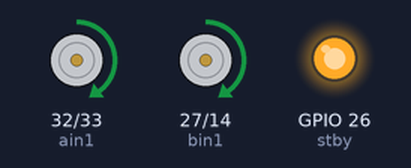
Bench run of a program on a simulated ESP32 board running MicroPython. Shown: motor-driver pin pairs drawn as motors (green arrow = first pin HIGH = forward, orange = second pin HIGH = backward, longer = more drive, scaled by the enable pin, stopped while the standby pin is LOW), output pins drawn as LEDs (lit = HIGH). At 60.0 s the program stops and its outputs stay as they are.

Above: at 0.1 s.
At 10.1 s:
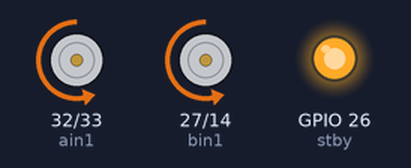
At 20.1 s:
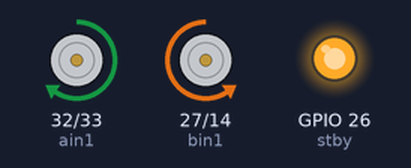
At 30.1 s:
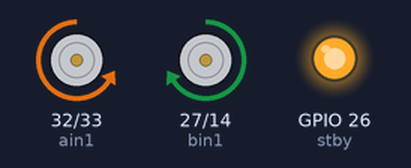
At 50.1 s:
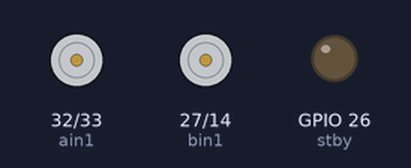
At 55.1 s:
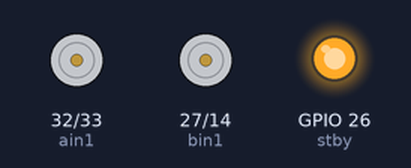
Timing chart, 0 to 56.6 s (numbered marks = the images above):
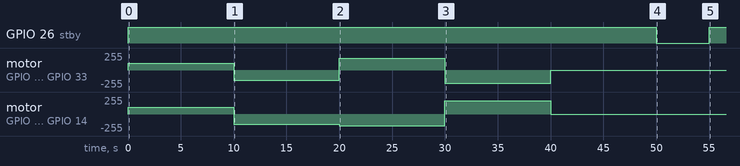

The program:

main.py
```python
#sample main.py for testing Microphyton for ESP32 for Sparkfun TB6612FNG Motor Drive for two motors
from machine import Pin, PWM
from time import sleep
from TB6612FNG import Motor

frequency = 50

BIN2 = 14
BIN1 = 27
STBY = 26
AIN1 = 32
AIN2 = 33
PWMA = 12
PWMB = 13
ofsetA = 1
ofsetB = 1

motor = Motor(BIN2,BIN1,STBY,AIN1,AIN2,PWMA,PWMB,ofsetA,ofsetB)

motor.forward(400)
sleep(10)

motor.backward(600)
sleep(10)

motor.right(700)
sleep(10)

motor.left(800)
sleep(10)

motor.brake()
sleep(5)

motor.stop()
sleep(5)

motor.standby()
sleep(5)

motor.run()
sleep(5)
```

TB6612FNG.py
```python
"""
Microphyton for ESP32 for Sparkfun TB6612FNG Motor Drive for two motors
by Atila ELMAS, atila.alpagut@gmail.com
the following functions implemented forward, backward, right, left,
brake, stor, standby

please note that only some Pin available for PWM and OUT for DOIT ESP32 dev.R1 36 pins
PWM pins : 0, 2, 4, 5, 10, 12, 13, 22
OUT pins : 0, 2, 4, 5, 10, 12, 13-19, 21-27,32,33


"""
from machine import Pin,PWM
from time import sleep

class Motor():
    def __init__(self, BIN2,BIN1,STBY,AIN1,AIN2,PWMA,PWMB,ofsetA,ofsetB):

        self.bin2 = Pin(BIN2, mode=Pin.OUT, pull=None)
        self.bin1 = Pin(BIN1, mode=Pin.OUT, pull=None)
        self.ain2 = Pin(AIN2, mode=Pin.OUT, pull=None)
        self.ain1 = Pin(AIN1, mode=Pin.OUT, pull=None)
        self.stby = Pin(STBY, mode=Pin.OUT, pull=None)
        self.apwm = PWM(Pin(PWMA),50)
        self.bpwm = PWM(Pin(PWMB),50)
        self.stby.value(1)
        if ofsetA==1:
            self.aofset=True
        else:
            self.aofset=False
        if  ofsetB==1:
            self.bofset=True
        else:
            self.bofset=False

    def forward(self,speed):

        if self.aofset:
            self.ain1.value(1)
            self.ain2.value(0)
        else:
            self.ain1.value(0)
            self.ain2.value(1)

        if self.bofset:
            self.bin1.value(1)
            self.bin2.value(0)
        else:
            self.bin1.value(0)
            self.bin2.value(1)

        self.apwm.duty(speed)
        self.bpwm.duty(speed)

    def backward(self,speed):

        if self.aofset:
            self.ain1.value(0)
            self.ain2.value(1)
        else:
            self.ain1.value(1)
            self.ain2.value(0)

        if self.bofset:
            self.bin1.value(0)
            self.bin2.value(1)
        else:
            self.bin1.value(1)
            self.bin2.value(0)

        self.apwm.duty(speed)
        self.bpwm.duty(speed)

    def right(self,speed):

        if self.aofset:
            self.ain1.value(1)
            self.ain2.value(0)
        else:
            self.ain1.value(0)
            self.ain2.value(1)

        if self.bofset:
            self.bin1.value(0)
            self.bin2.value(1)
        else:
            self.bin1.value(1)
            self.bin2.value(0)

        self.apwm.duty(speed)
        self.bpwm.duty(speed)


    def left(self,speed):

        if self.aofset:
            self.ain1.value(0)
            self.ain2.value(1)
        else:
            self.ain1.value(1)
            self.ain2.value(0)

        if self.bofset:
            self.bin1.value(1)
            self.bin2.value(0)
        else:
            self.bin1.value(0)
            self.bin2.value(1)

        self.apwm.duty(speed)
        self.bpwm.duty(speed)

    def brake(self):

        self.ain1.value(1)
        self.ain2.value(1)
        self.bin1.value(1)
        self.bin2.value(1)
        self.apwm.duty(0)
        self.bpwm.duty(0)

    def stop(self):

        self.ain1.value(0)
        self.ain2.value(0)
        self.bin1.value(0)
        self.bin2.value(0)
        self.apwm.duty(1000)
        self.bpwm.duty(1000)

    def standby(self):
        self.ain1.value(0)
        self.ain2.value(0)
        self.bin1.value(0)
        self.bin2.value(0)
        self.apwm.duty(1000)
        self.bpwm.duty(1000)

        self.stby.value(0)

    def run(self):
        self.ain1.value(0)
        self.ain2.value(0)
        self.bin1.value(0)
        self.bin2.value(0)
        self.apwm.duty(1000)
        self.bpwm.duty(1000)
        self.stby.value(1)
```
